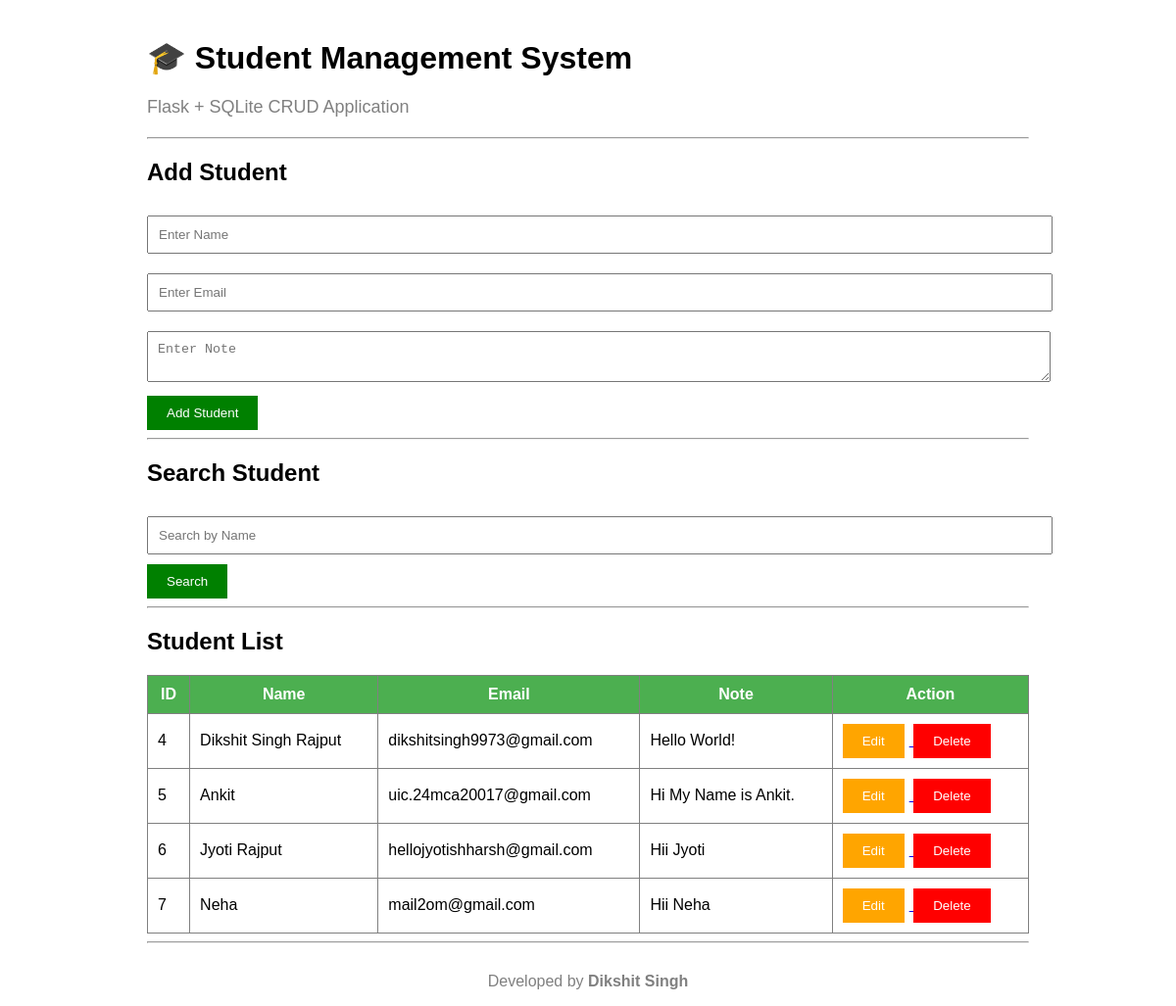
Before: / with the older database file.
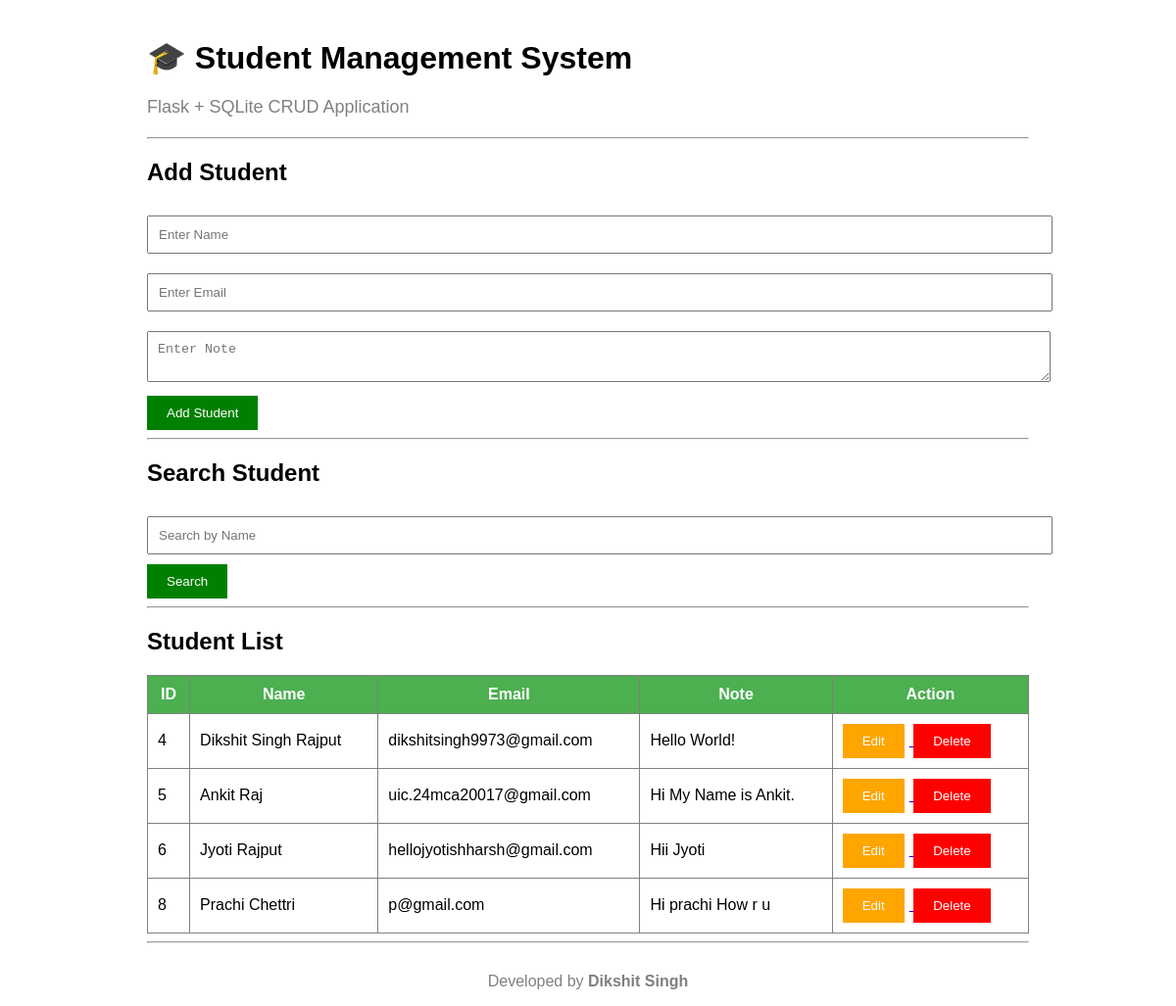
After: the same page with the newer database file.
### tables this page shows
CREATE TABLE students(
            id INTEGER PRIMARY KEY AUTOINCREMENT,
            name TEXT NOT NULL,
            email TEXT NOT NULL,
            note TEXT NOT NULL
        );

### app.py (the view)
@app.route("/")
def home():
    search = request.args.get("search", "")
    conn = sqlite3.connect("database.db")
    cursor = conn.cursor()
    if search:
        cursor.execute(
            "SELECT * FROM students WHERE name LIKE ?",
            ('%' + search + '%',)
        )
    else:
        cursor.execute("SELECT * FROM students")
    students = cursor.fetchall()
    conn.close()
    return render_template(
        "index.html",
        students=students,
        search=search
    )

### templates/index.html (shortened to what this page needs)
<!DOCTYPE html>
<html lang="en">
<head>
    <link rel="stylesheet"
          href="{{ url_for('static', filename='style.css') }}">
</head>
<body>
    <h1>🎓 Student Management System</h1>
    <p class="subtitle">
        Flask + SQLite CRUD Application
    </p>
    <hr>
    <h2>Add Student</h2>
    <form action="/add" method="POST">
        <input
            type="text"
            name="name"
            placeholder="Enter Name"
            required>
        <input
            type="email"
            name="email"
            placeholder="Enter Email"
            required>
        <textarea
            name="note"
            placeholder="Enter Note"
            required></textarea>
        <button type="submit">
            Add Student
        </button>
    </form>
    <hr>
    <h2>Search Student</h2>
    <form method="GET">
        <input
            type="text"
            name="search"
            placeholder="Search by Name"
            value="{{ search }}">
        <button type="submit">
            Search
        </button>
    </form>
    <hr>
    <h2>Student List</h2>
    <table>
        <tr>
            <th>ID</th>
            <th>Name</th>
            <th>Email</th>
            <th>Note</th>
            <th>Action</th>
        </tr>
        {% for student in students %}
        <tr>
            <td>{{ student[0] }}</td>
            <td>{{ student[1] }}</td>
            <td>{{ student[2] }}</td>
            <td>{{ student[3] }}</td>
            <td>
                <a href="/edit/{{ student[0] }}">
                    <button type="button" class="edit">
                        Edit
                    </button>
                </a>
                <a href="/delete/{{ student[0] }}"
                   onclick="return confirm('Are you sure you want to delete this student?');">
                    <button type="button" class="delete">
                        Delete
                    </button>
                </a>
            </td>
        </tr>
        {% endfor %}
    </table>
    <hr>
    <footer>
        <p>
            Developed by <strong>Dikshit Singh</strong>
        </p>
    </footer>
</body>
</html>

### static/style.css (style rules this page uses)
body { font-family:Arial; width:900px; margin:auto; margin-top:40px; }
input, textarea { width:100%; padding:10px; margin-top:10px; margin-bottom:10px; }
button { padding:10px 20px; background:green; color:white; border:none; cursor:pointer; }
table { width:100%; border-collapse:collapse; margin-top:20px; }
table, th, td { border:1px solid gray; }
th { background:#4CAF50; color:white; padding:10px; }
td { padding:10px; }
.edit { background:orange; }
.delete { background:red; }
.subtitle { color: gray; font-size:18px; margin-bottom:20px; }
.edit { background:orange; color:white; margin-right:5px; }
.delete { background:red; color:white; }
footer { text-align:center; margin-top:30px; color:gray; }

Changed rows visible on the page:
removed students: id "7", name "Neha", email "mail2om@gmail.com", note "Hii Neha"
changed students "uic.24mca20017@gmail.com": name "Ankit" → "Ankit Raj"
added students: id "8", name "Prachi Chettri", email "p@gmail.com", note "Hi prachi How r u"
